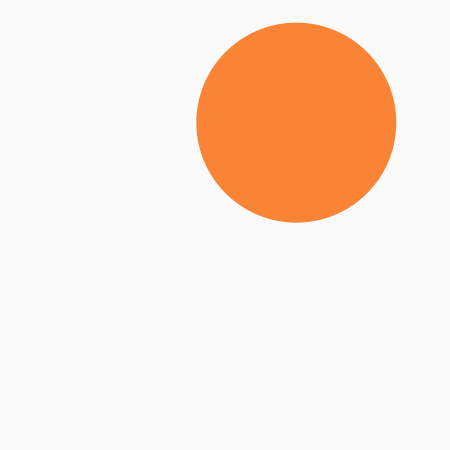
Frame 1 (no input)
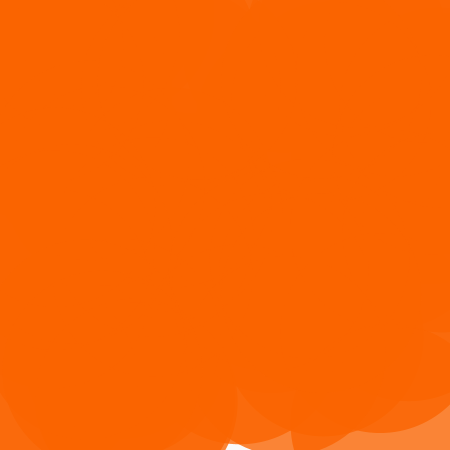
Frame 60 (the mouse pressed at the canvas centre just before this capture)
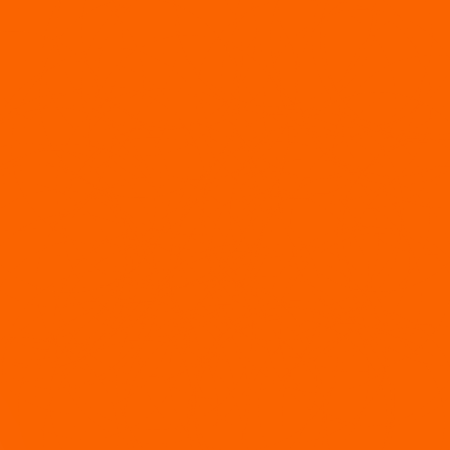
Frame 120 (the mouse held since frame 60 and released just before this capture)

The Processing sketch that drew these frames (run headless with seeded random() and noise(); from frame 60 on, the mouse is pressed at the canvas centre):

// Processing sketch: processing_45197
// ── processing_45197.pde

void setup() {
size (450,450);
background (250);
smooth ();

}


void draw (){
 frameRate(15);
  float h = random(1,450);
  float v = random(1,450);
  noStroke();
  fill (250,100,0,200);
  ellipse (5+h,5+v,200,200);
  if (keyPressed){background (250);}
}
